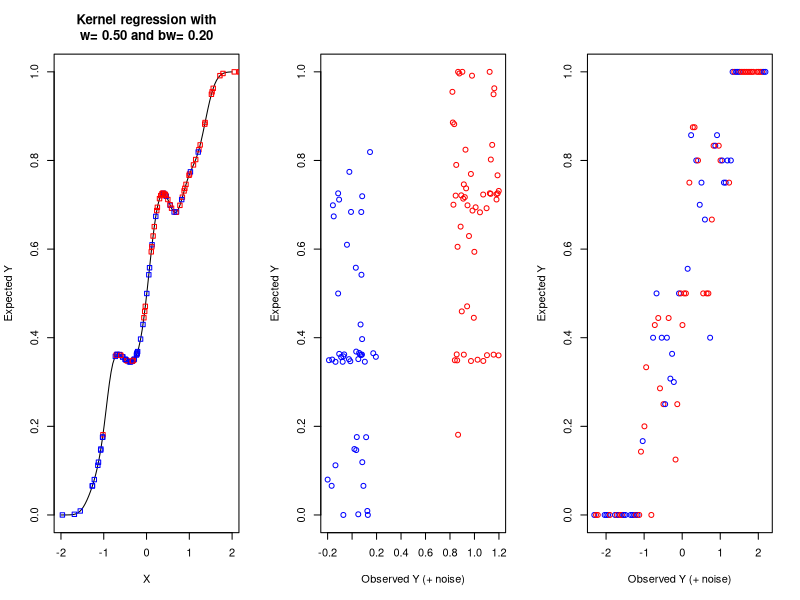

Write the R code that produced this figure.
mykern <- function(dat, kern, bw=.1) {
  function(x) {
  denom <- sum(kern(abs(x - dat$x)/bw))
  
  return(
    sum(dat$y*kern(abs(x - dat$x)/bw))/denom
  )}
}

set.seed(123)
X <- rnorm(100)
w <- .5
bw <- .2
Y <- as.integer(X*w + rnorm(100)*(1-w) > 0)
dat <- data.frame(x=X,y=Y)

test <- seq(-2,2, length.out = 100)

mk <- mykern(dat, dnorm, bw)

oldpar <- par(no.readonly = TRUE)
par(mfrow=c(1,3))
plot(x=test,y=sapply(test, mk), type="l",
     ylim = c(0,1), xlab="X", ylab="Expected Y",
     main=sprintf("Kernel regression with\nw=%5.2f and bw=%5.2f", w, bw))
points(x=X,y=sapply(X, mk), pch=22,
       col=c("blue","red")[Y+1])

plot(x=jitter(Y), y=sapply(X, mk),
     col=c("blue","red")[Y+1], xlab="Observed Y (+ noise)",
     ylab="Expected Y")


plot(ksmooth(X,Y, bandwidth = bw),
     col=c("blue","red")[Y+1], xlab="Observed Y (+ noise)",
     ylab="Expected Y")


par(oldpar)
